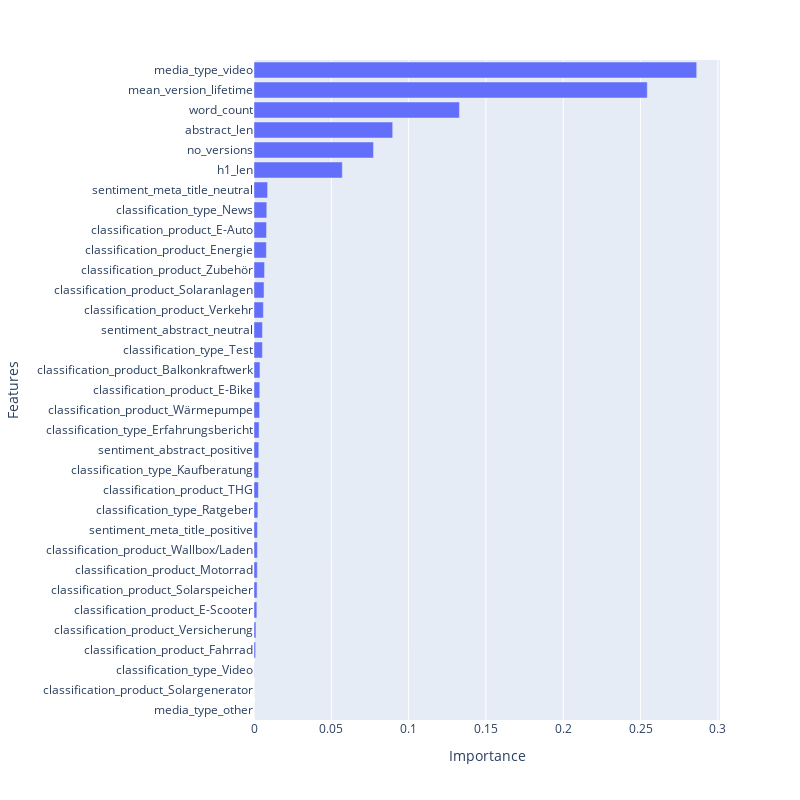

Notebook source saved alongside this figure:
### Code cell
plot_feature_importance(bl_katja)

### Figure 1 — Plotly figure (JSON) as saved in the notebook; plotly's stock layout.template omitted (floating-point values rounded to 4 significant figures)
{"data": [{"alignmentgroup": "True", "hovertemplate": "Importance=%{x}<br>Features=%{y}<extra></extra>", "legendgroup": "", "marker": {"color": "#636efa", "pattern": {"shape": ""}}, "name": "", "offsetgroup": "", "orientation": "h", "showlegend": false, "textposition": "auto", "type": "bar", "x": [0, 2.648e-05, 0.0001031, 0.001051, 0.001264, 0.001856, 0.002002, 0.002147, 0.002201, 0.002229, 0.002494, 0.002846, 0.003031, 0.003094, 0.003285, 0.00364, 0.003733, 0.003864, 0.005438, 0.005465, 0.006085, 0.006501, 0.006822, 0.008001, 0.008106, 0.00827, 0.008811, 0.05711, 0.07731, 0.0897, 0.1329, 0.2543, 0.2863], "xaxis": "x", "y": ["media_type_other", "classification_product_Solargenerator", "classification_type_Video", "classification_product_Fahrrad", "classification_product_Versicherung", "classification_product_E-Scooter", "classification_product_Solarspeicher", "classification_product_Motorrad", "classification_product_Wallbox/Laden", "sentiment_meta_title_positive", "classification_type_Ratgeber", "classification_product_THG", "classification_type_Kaufberatung", "sentiment_abstract_positive", "classification_type_Erfahrungsbericht", "classification_product_Wärmepumpe", "classification_product_E-Bike", "classification_product_Balkonkraftwerk", "classification_type_Test", "sentiment_abstract_neutral", "classification_product_Verkehr", "classification_product_Solaranlagen", "classification_product_Zubehör", "classification_product_Energie", "classification_product_E-Auto", "classification_type_News", "sentiment_meta_title_neutral", "h1_len", "no_versions", "abstract_len", "word_count", "mean_version_lifetime", "media_type_video"], "yaxis": "y"}], "layout": {"barmode": "relative", "height": 800, "legend": {"tracegroupgap": 0}, "margin": {"t": 60}, "width": 800, "xaxis": {"anchor": "y", "domain": [0, 1], "title": {"text": "Importance"}}, "yaxis": {"anchor": "x", "domain": [0, 1], "title": {"text": "Features"}}}}
